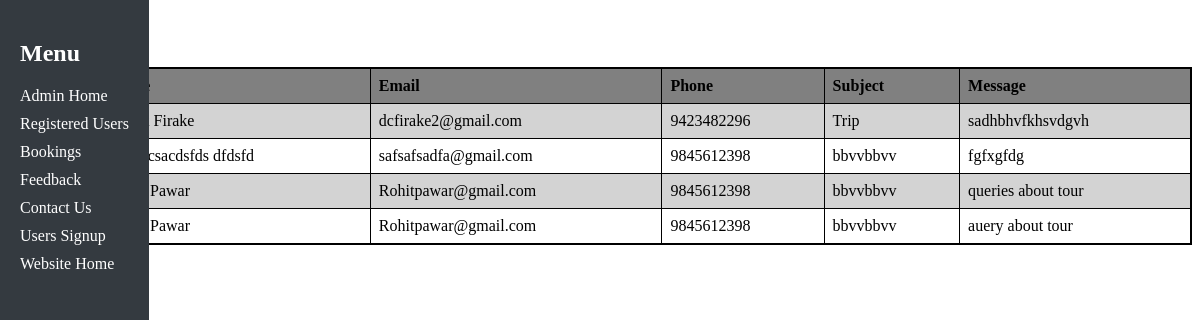
Screenshot of /registration/fetch_contact.php with the database file from the repository.
### tables this page shows
CREATE TABLE `contact_us` (
  `SrNo` int(5) NOT NULL,
  `name` varchar(50) NOT NULL,
  `email` varchar(50) NOT NULL,
  `phone` bigint(10) NOT NULL,
  `subject` varchar(999) NOT NULL,
  `message` varchar(9999) NOT NULL
);

### registration/fetch_contact.php (the view, shortened to what this page needs)
<?php
$host = "localhost";
$username = "root";
$password = "";
$database = "sample";
$conn = new mysqli($host, $username, $password, $database);
$selectQuery = "SELECT * FROM contact_us";
$result = $conn->query($selectQuery);
?>
<!DOCTYPE html>
<html lang="en">
<head>
</head>
<body>
    <div class="side-panel">
        <h2>Menu</h2>
        <a href="admin.html">Admin Home</a>
        <a href="sample.php">Registered Users</a>
        <a href="fetch_bookings.php">Bookings</a>
        <a href="#">Feedback</a>
        <a href="fetch_contact.php">Contact Us</a>
        <a href="signup.php">Users Signup </a>
        <a href="home.html">Website Home</a>
    </div>
    <h2>User data</h2>
    <table>
        <tr>
            <th>Sr.No</th>
            <th>Name</th>
            <th>Email</th>
            <th>Phone</th>
            <th>Subject</th>
            <th>Message</th>
        </tr>
        <?php
        $SrNo = 1;
        while ($row = $result->fetch_assoc()) {
            echo "<tr>";
            echo "<td>{$SrNo}</td>";
            echo "<td>{$row["name"]}</td>";
            echo "<td>{$row["email"]}</td>";
            echo "<td>{$row["phone"]}</td>";
            echo "<td>{$row["subject"]}</td>";
            echo "<td>{$row["message"]}</td>";
            echo "</tr>";
            $SrNo++;
        }
        ?>
    </table>
</body>
</html>

### registration/fetch_contact.php (style rules this page uses)
table { width: 100%; border: 2px solid black; border-collapse: collapse; }
th, td { border: 1px solid black; padding: 8px; text-align: left; }
th { background-color: gray; }
tr:nth-child(even) { background-color: lightgray; }
.side-panel { background-color: #343a40; color: white; padding: 20px; height: 100vh; position: fixed; left: 0; top: 0; }
.side-panel a { color: white; display: block; margin-bottom: 10px; text-decoration: none; }

### rows the page displays
contact_us: name "Dipak Firake", email "dcfirake2@gmail.com", phone "9423482296", subject "Trip", message "sadhbhvfkhsvdgvh"
contact_us: name "asfsafcsacdsfds dfdsfd", email "safsafsadfa@gmail.com", phone "9845612398", subject "bbvvbbvv", message "fgfxgfdg"
contact_us: name "Rohit Pawar", email "Rohitpawar@gmail.com", phone "9845612398", subject "bbvvbbvv", message "queries about tour"
contact_us: name "Rohit Pawar", email "Rohitpawar@gmail.com", phone "9845612398", subject "bbvvbbvv", message "auery about tour"
